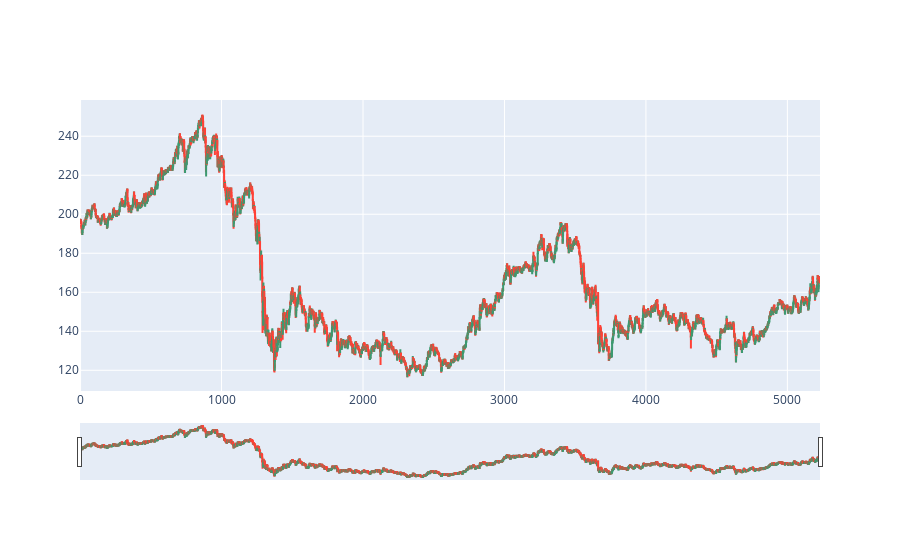
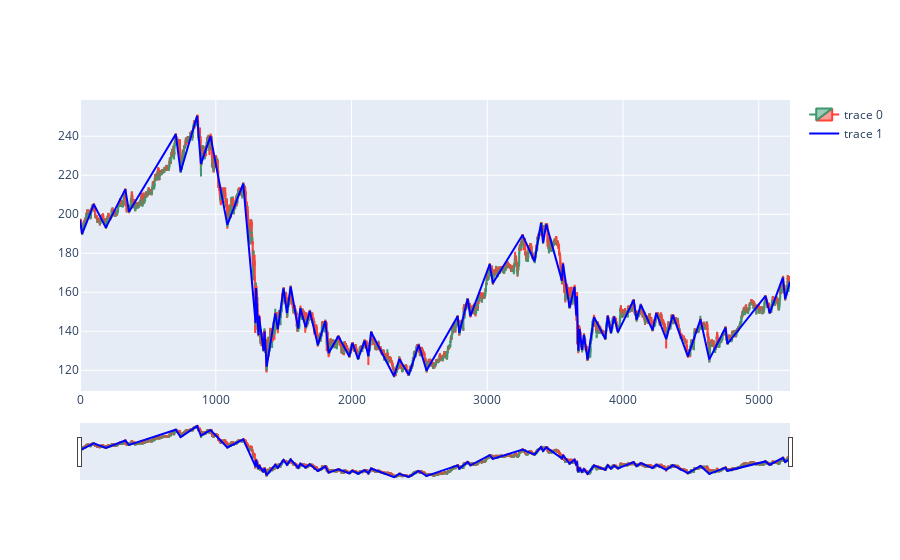

Write notebook code for charts like these, in order.
### Code cell
import plotly.graph_objects as go
from datetime import datetime


fig = go.Figure(data=[go.Candlestick(x=df.index,
                open=df['open'],
                high=df['high'],
                low=df['low'],
                close=df['close'])])
fig.show()
fig.add_trace(go.Scatter(x=ts_pivots.index, y=ts_pivots.values,line_color='blue'))

fig.show()

### Figure 1 — Plotly figure (JSON) as saved in the notebook; plotly's stock layout.template omitted (floating-point values rounded to 4 significant figures; data arrays with more than 128 entries replaced by an {"elided": "..."} marker saying what was removed)
{"data": [{"close": {"elided": "5231 float values"}, "high": {"elided": "5231 float values"}, "low": {"elided": "5231 float values"}, "open": {"elided": "5231 float values"}, "type": "candlestick", "x": {"elided": "5231 int values"}}], "layout": {}}

### Figure 2 — Plotly figure (JSON) as saved in the notebook; plotly's stock layout.template omitted (floating-point values rounded to 4 significant figures; data arrays with more than 128 entries replaced by an {"elided": "..."} marker saying what was removed)
{"data": [{"close": {"elided": "5231 float values"}, "high": {"elided": "5231 float values"}, "low": {"elided": "5231 float values"}, "open": {"elided": "5231 float values"}, "type": "candlestick", "x": {"elided": "5231 int values"}}, {"line": {"color": "blue"}, "type": "scatter", "x": [0, 15, 101, 190, 333, 361, 705, 741, 862, 890, 961, 1085, 1202, 1293, 1296, 1315, 1318, 1352, 1359, 1375, 1438, 1457, 1499, 1524, 1552, 1607, 1623, 1662, 1692, 1752, 1807, 1831, 1903, 1984, 2007, 2048, 2097, 2124, 2144, 2313, 2352, 2422, 2495, 2553, 2782, 2794, 2856, 2876, 3018, 3041, 3260, 3348, 3396, 3411, 3435, 3550, 3558, 3606, 3643, 3656, 3661, 3671, 3680, 3698, 3712, 3739, 3787, 3870, 3888, 3911, 3935, 3963, 4079, 4100, 4131, 4218, 4245, 4318, 4367, 4478, 4571, 4636, 4755, 4770, 5049, 5081, 5178, 5195, 5230], "y": [197.2, 189.9, 205.1, 193.1, 212.7, 201.3, 241.0, 221.9, 250.4, 225.8, 240.1, 194.6, 215.7, 144.3, 162.2, 138.0, 147.8, 130.1, 139.9, 121.9, 149.2, 141.1, 162.0, 149.3, 162.8, 141.4, 151.8, 142.1, 150.5, 133.0, 145.2, 128.8, 137.4, 127.1, 134.0, 125.8, 135.2, 127.3, 139.6, 117.0, 125.8, 117.7, 133.1, 119.8, 147.7, 139.1, 156.6, 147.8, 174.4, 164.6, 189.3, 175.9, 195.4, 185.4, 194.8, 166.0, 174.6, 152.1, 162.7, 148.1, 157.9, 130.1, 141.2, 130.4, 138.2, 125.5, 147.2, 136.1, 147.9, 139.2, 147.4, 139.6, 156.0, 145.9, 153.6, 140.6, 149.3, 136.0, 148.3, 127.1, 146.1, 125.6, 141.8, 133.6, 158.1, 149.3, 167.6, 156.5, 165.3]}], "layout": {}}
